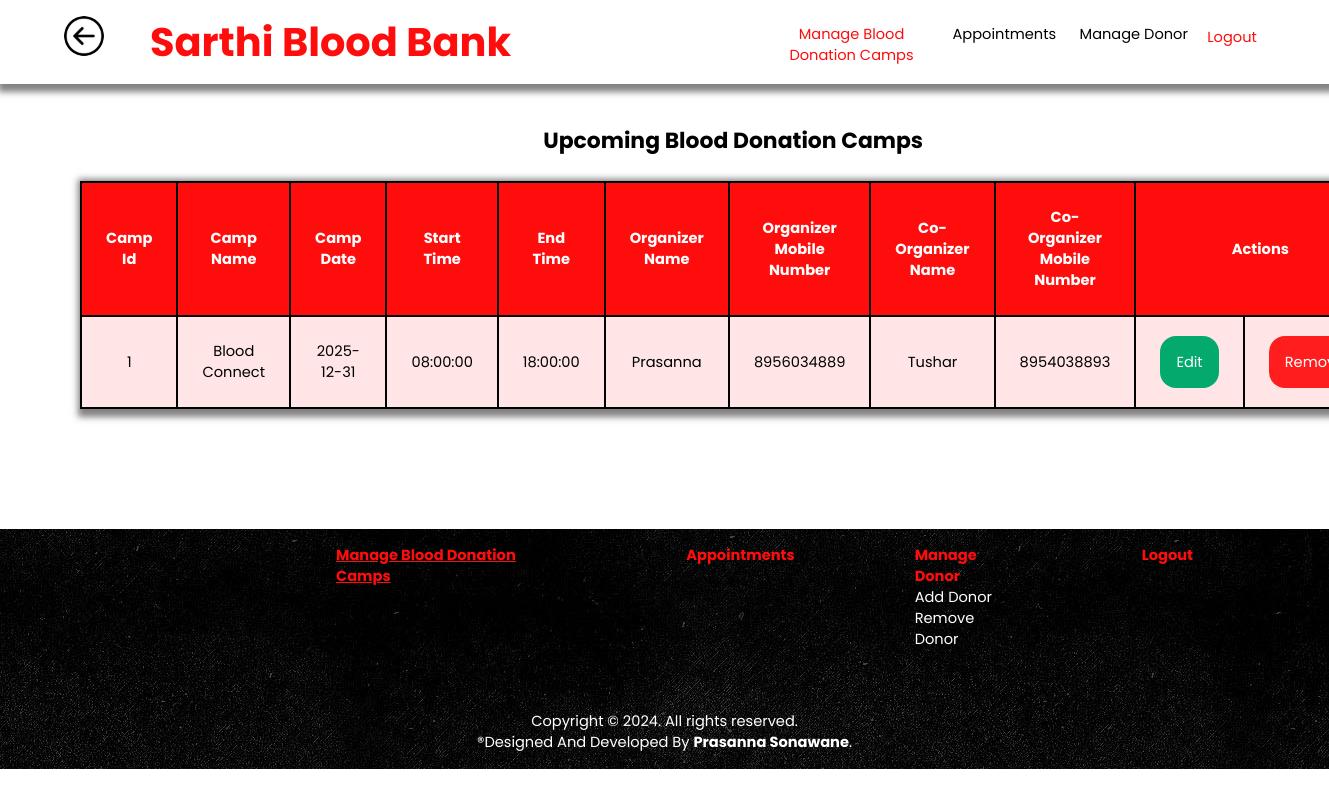
/admin_manage_blood_donation_camps.php (signed in), run on the app's committed database.
### tables this page shows
CREATE TABLE `camp_details` (`camp_id` INT NOT NULL AUTO_INCREMENT , `camp_name` VARCHAR(100) NOT NULL , `camp_address` TEXT NOT NULL , `camp_date` DATE NOT NULL , `camp_start_time` TIME NOT NULL , `camp_end_time` TIME NOT NULL , `org_name` VARCHAR(100) NOT NULL , `o_name` VARCHAR(100) NOT NULL , `o_mobile_no` DOUBLE NOT NULL , `o_email` VARCHAR(50) NOT NULL , `co_name` VARCHAR(100) NOT NULL , `co_mobile_no` DOUBLE NOT NULL , PRIMARY KEY (`camp_id`));

### admin_manage_blood_donation_camps.php (the view, shortened to what this page needs)
<?php
    include("db_connection.php");
?>
<!DOCTYPE html>
<html lang="en">
    <head>
        <link rel="stylesheet" type="text/css" href="css/style.css">
        <link rel="stylesheet" type="text/css" href="css/tables.css">
        <link rel="stylesheet" type="text/css" href="css/admin.css">
        <link rel="stylesheet" type="text/css" href="css/footer.css">
    </head>
    <body>
        <header>
        <?php
        include "admin_header.php";
        ?>
        </header>
        <main>
            <table id="camp">
                <caption><h2>Upcoming Blood Donation Camps</h2></caption>
                <thead>
                    <tr>
                        <th>Camp Id</th>
                        <th>Camp Name</th>
                        <th>Camp Date</th>
                        <th>Start Time</th>
                        <th>End Time</th>
                        <th>Organizer Name</th>
                        <th>Organizer Mobile Number</th>
                        <th>Co-Organizer Name</th>
                        <th>Co-Organizer Mobile Number</th>
                        <th colspan="2">Actions</th>
                    </tr>
                </thead>
                <tbody>
                    <?php
                    try {
                        $q = "SELECT camp_id,camp_name,camp_date,camp_start_time,camp_end_time,o_name,o_mobile_no,co_name,co_mobile_no FROM `camp_details` ORDER BY camp_date";
                        $res = $conn->query($q);
                        while ($row = $res->fetch()) {
                            echo "
                            <tr>
                                <td>" . $row['camp_id'] . "</td>
                                <td>" . $row['camp_name'] . "</td>
                                <td>" . $row['camp_date'] . "</td>
                                <td>" . $row['camp_start_time'] . "</td>
                                <td>" . $row['camp_end_time'] . "</td>
                                <td>" . $row['o_name'] . "</td>
                                <td>" . $row['o_mobile_no'] . "</td>
                                <td>" . $row['co_name'] . "</td>
                                <td>" . $row['co_mobile_no'] . "</td>
                            <td>
                                <a href='admin_edit_blood_donation_camps.php?id=" . $row['camp_id'] . "' class='edit '>Edit</a></td><td>
                                <a href='admin_manage_blood_donation_camps.php?id=". $row['camp_id'] ."' class='remove ' onclick='return confirm_delete()'>Remove</a></td>
                            </tr>";
                        }
                    } catch (PDOException $e) {
                        echo $e->getMessage();
                    }
                    ?>
                </tbody>
            </table>
        </main>
        <footer>
            <?php
            include "admin_footer.php";
            ?>
        </footer>
    </body>
</html>

### css/style.css (style rules this page uses)
:root { --color: rgb(255, 13, 13); --border: 0.3vh solid black; --shadow: #221f1f8f 0.4vh 0.4vh 0.8vh 0.6vh; }
* { padding: 0; margin: 0; scroll-behavior: smooth; scroll-padding: 19vh; box-sizing: border-box; }
body { font-size: 1.1vw; font-family: Poppins, Poppin, sans-serif; min-height: 100%; min-width: 100%; text-align: center; }
header { background-color: white; min-width: 100%; min-height: 10vh; box-shadow: var(--shadow); display: flex; flex-direction: row; justify-content: space-around; align-items: center; margin-bottom: 5vh; z-index: 100; }
main { height: max-content; animation: bodytransition 1s; }
footer { background-image: url(../assets/images/footer_bg.jpg); color: white; padding: 2vh; height: fit-content; }

### css/tables.css (style rules this page uses)
table { animation:bounce 1s ; border: var(--border); border-collapse: collapse; margin: 15vh auto; text-align: center; box-shadow: var(--shadow); }
caption { padding-bottom: 3vh; }
thead { background-color: var(--color); color: white; }
tbody { background-color:rgb(255, 229, 229); }
th, td { border: var(--border); padding: 3vh; }
#camp { margin:5vh 10vh 15vh; }

### css/admin.css (style rules this page uses)
.edit { text-decoration: none; color:white; background-color: #04AA6D; padding:2vh; border-radius: 2vh; margin-bottom: 1vh; }
.remove { text-decoration: none; background-color: rgb(255, 29, 29); color: white; padding:2vh; border-radius: 2vh; }

### data on the page
camp_details: camp_id "1", camp_name "Blood Connect", camp_date "2025-12-31", camp_start_time "08:00:00", camp_end_time "18:00:00", o_name "Prasanna", o_mobile_no "8956034889", co_name "Tushar", co_mobile_no "8954038893"
